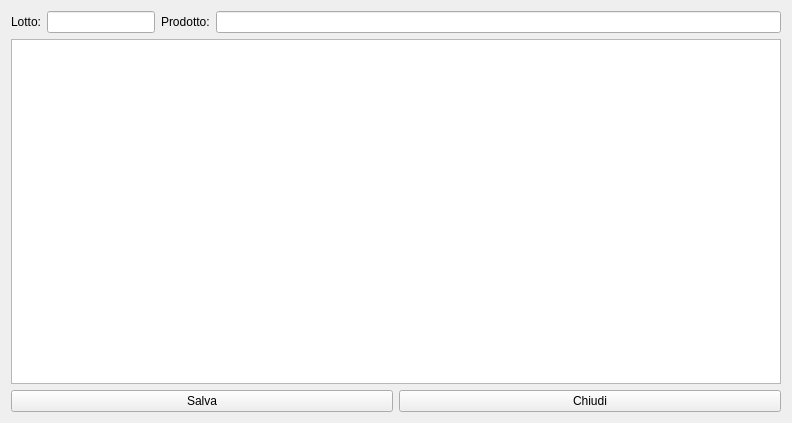
<?xml version="1.0" encoding="UTF-8"?>
<ui version="4.0">
 <class>HlotMod</class>
 <widget class="QWidget" name="HlotMod">
  <property name="windowModality">
   <enum>Qt::ApplicationModal</enum>
  </property>
  <property name="geometry">
   <rect>
    <x>0</x>
    <y>0</y>
    <width>792</width>
    <height>423</height>
   </rect>
  </property>
  <property name="windowTitle">
   <string>Form</string>
  </property>
  <property name="windowIcon">
   <iconset resource="icons.qrc">
    <normaloff>:/Resources/Pencil.PNG</normaloff>:/Resources/Pencil.PNG</iconset>
  </property>
  <layout class="QVBoxLayout" name="verticalLayout">
   <item>
    <layout class="QFormLayout" name="formLayout_3">
     <item row="0" column="0">
      <layout class="QFormLayout" name="formLayout_2">
       <item row="0" column="0">
        <widget class="QLabel" name="label">
         <property name="text">
          <string>Lotto:</string>
         </property>
        </widget>
       </item>
       <item row="0" column="1">
        <widget class="QLineEdit" name="leLotto"/>
       </item>
      </layout>
     </item>
     <item row="0" column="1">
      <layout class="QFormLayout" name="formLayout">
       <item row="0" column="0">
        <widget class="QLabel" name="label_2">
         <property name="text">
          <string>Prodotto:</string>
         </property>
        </widget>
       </item>
       <item row="0" column="1">
        <widget class="QLineEdit" name="leProdotto"/>
       </item>
      </layout>
     </item>
    </layout>
   </item>
   <item>
    <widget class="QTableView" name="tvLotComp"/>
   </item>
   <item>
    <layout class="QHBoxLayout" name="horizontalLayout">
     <item>
      <widget class="QPushButton" name="pbSave">
       <property name="text">
        <string>Salva</string>
       </property>
       <property name="icon">
        <iconset resource="icons.qrc">
         <normaloff>:/Resources/save-icon.png</normaloff>:/Resources/save-icon.png</iconset>
       </property>
      </widget>
     </item>
     <item>
      <widget class="QPushButton" name="pbClose">
       <property name="text">
        <string>Chiudi</string>
       </property>
      </widget>
     </item>
    </layout>
   </item>
  </layout>
 </widget>
 <resources>
  <include location="icons.qrc"/>
 </resources>
 <connections/>
</ui>
